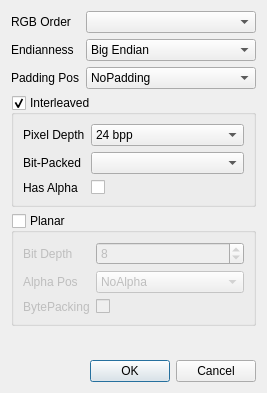
<?xml version="1.0" encoding="UTF-8"?>
<ui version="4.0">
 <class>CustomRGBFormatDialog</class>
 <widget class="QDialog" name="CustomRGBFormatDialog">
  <property name="geometry">
   <rect>
    <x>0</x>
    <y>0</y>
    <width>267</width>
    <height>393</height>
   </rect>
  </property>
  <property name="windowTitle">
   <string>Custom RGB Format</string>
  </property>
  <layout class="QVBoxLayout" name="verticalLayout">
   <item>
    <layout class="QFormLayout" name="formLayout">
     <item row="0" column="0">
      <widget class="QLabel" name="labelRGBOrder">
       <property name="toolTip">
        <string>&lt;html&gt;&lt;head/&gt;&lt;body&gt;&lt;p&gt;What is the byte order of the &lt;span style=&quot; font-weight:600;&quot;&gt;R&lt;/span&gt;ed, &lt;span style=&quot; font-weight:600;&quot;&gt;G&lt;/span&gt;reen and &lt;span style=&quot; font-weight:600;&quot;&gt;B&lt;/span&gt;lue components?&lt;/p&gt;&lt;/body&gt;&lt;/html&gt;</string>
       </property>
       <property name="text">
        <string>RGB Order</string>
       </property>
      </widget>
     </item>
     <item row="0" column="1">
      <widget class="QComboBox" name="rgbOrderComboBox">
       <property name="toolTip">
        <string>&lt;html&gt;&lt;head/&gt;&lt;body&gt;&lt;p&gt;What is the byte order of the &lt;span style=&quot; font-weight:600;&quot;&gt;R&lt;/span&gt;ed, &lt;span style=&quot; font-weight:600;&quot;&gt;G&lt;/span&gt;reen and &lt;span style=&quot; font-weight:600;&quot;&gt;B&lt;/span&gt;lue components?&lt;/p&gt;&lt;/body&gt;&lt;/html&gt;</string>
       </property>
      </widget>
     </item>
     <item row="1" column="0">
      <widget class="QLabel" name="labelEndianess">
       <property name="text">
        <string>Endianness</string>
       </property>
      </widget>
     </item>
     <item row="1" column="1">
      <widget class="QComboBox" name="comboBoxEndianness">
       <item>
        <property name="text">
         <string>Big Endian</string>
        </property>
       </item>
       <item>
        <property name="text">
         <string>Little Endian</string>
        </property>
       </item>
      </widget>
     </item>
     <item row="2" column="1">
      <widget class="QComboBox" name="comboBoxPaddingPos">
       <item>
        <property name="text">
         <string>NoPadding</string>
        </property>
       </item>
       <item>
        <property name="text">
         <string>PaddingOnMsb</string>
        </property>
       </item>
       <item>
        <property name="text">
         <string>PaddingOnLsb</string>
        </property>
       </item>
      </widget>
     </item>
     <item row="2" column="0">
      <widget class="QLabel" name="labelPaddingPos">
       <property name="text">
        <string>Padding Pos</string>
       </property>
      </widget>
     </item>
    </layout>
   </item>
   <item>
    <widget class="QGroupBox" name="groupBoxInterleaved">
     <property name="title">
      <string>Interleaved</string>
     </property>
     <property name="checkable">
      <bool>true</bool>
     </property>
     <property name="checked">
      <bool>true</bool>
     </property>
     <layout class="QVBoxLayout" name="verticalLayout_3">
      <item>
       <layout class="QFormLayout" name="formLayout_3">
        <item row="0" column="0">
         <widget class="QLabel" name="labelPixelDepth">
          <property name="toolTip">
           <string>&lt;html&gt;&lt;head/&gt;&lt;body&gt;&lt;p&gt;How many bits per color component are there? &lt;/p&gt;&lt;p&gt;If the bit depth is greater than 8, we will assume multiple bytes per component.&lt;/p&gt;&lt;/body&gt;&lt;/html&gt;</string>
          </property>
          <property name="text">
           <string>Pixel Depth</string>
          </property>
         </widget>
        </item>
        <item row="0" column="1">
         <widget class="QComboBox" name="comboBoxPixelDepth">
          <property name="currentIndex">
           <number>2</number>
          </property>
          <item>
           <property name="text">
            <string>8 bpp</string>
           </property>
          </item>
          <item>
           <property name="text">
            <string>16 bpp</string>
           </property>
          </item>
          <item>
           <property name="text">
            <string>24 bpp</string>
           </property>
          </item>
          <item>
           <property name="text">
            <string>32 bpp</string>
           </property>
          </item>
         </widget>
        </item>
        <item row="1" column="0">
         <widget class="QLabel" name="labelBitPacked">
          <property name="text">
           <string>Bit-Packed</string>
          </property>
         </widget>
        </item>
        <item row="1" column="1">
         <widget class="QComboBox" name="comboBoxBitPacked"/>
        </item>
        <item row="2" column="1">
         <widget class="QCheckBox" name="checkBoxHasAlpha">
          <property name="toolTip">
           <string>&lt;html&gt;&lt;head/&gt;&lt;body&gt;&lt;p&gt;Are bytes packed on a bit basis? E.g: Four 10-bit values can be saved using 5 bytes.&lt;/p&gt;&lt;/body&gt;&lt;/html&gt;</string>
          </property>
          <property name="whatsThis">
           <string>&lt;html&gt;&lt;head/&gt;&lt;body&gt;&lt;p&gt;Are bytes packed on a bit basis? E.g: Four 10-bit values can be saved using 5 bytes.&lt;/p&gt;&lt;/body&gt;&lt;/html&gt;</string>
          </property>
          <property name="text">
           <string/>
          </property>
         </widget>
        </item>
        <item row="2" column="0">
         <widget class="QLabel" name="labelHasAlpha">
          <property name="text">
           <string>Has Alpha</string>
          </property>
         </widget>
        </item>
       </layout>
      </item>
     </layout>
    </widget>
   </item>
   <item>
    <widget class="QGroupBox" name="groupBoxPlanar">
     <property name="title">
      <string>Planar</string>
     </property>
     <property name="checkable">
      <bool>true</bool>
     </property>
     <property name="checked">
      <bool>false</bool>
     </property>
     <layout class="QVBoxLayout" name="verticalLayout_2">
      <item>
       <layout class="QFormLayout" name="formLayout_2">
        <item row="0" column="0">
         <widget class="QLabel" name="labelBitDepth">
          <property name="toolTip">
           <string>&lt;html&gt;&lt;head/&gt;&lt;body&gt;&lt;p&gt;How many bits per color component are there? &lt;/p&gt;&lt;p&gt;If the bit depth is greater than 8, we will assume multiple bytes per component.&lt;/p&gt;&lt;/body&gt;&lt;/html&gt;</string>
          </property>
          <property name="text">
           <string>Bit Depth</string>
          </property>
         </widget>
        </item>
        <item row="0" column="1">
         <widget class="QSpinBox" name="bitDepthSpinBox">
          <property name="toolTip">
           <string>&lt;html&gt;&lt;head/&gt;&lt;body&gt;&lt;p&gt;How many bits per color component are there? If the bit depth is greater than 8, we will assume multiple bytes per component.&lt;/p&gt;&lt;/body&gt;&lt;/html&gt;</string>
          </property>
          <property name="minimum">
           <number>1</number>
          </property>
          <property name="value">
           <number>8</number>
          </property>
         </widget>
        </item>
        <item row="1" column="0">
         <widget class="QLabel" name="labelAlphaPos">
          <property name="text">
           <string>Alpha Pos</string>
          </property>
         </widget>
        </item>
        <item row="1" column="1">
         <widget class="QComboBox" name="comboBoxAlphaPos">
          <item>
           <property name="text">
            <string>NoAlpha</string>
           </property>
          </item>
          <item>
           <property name="text">
            <string>BeforeRgb (First)</string>
           </property>
          </item>
          <item>
           <property name="text">
            <string>AfterRgb (Last)</string>
           </property>
          </item>
         </widget>
        </item>
        <item row="2" column="0">
         <widget class="QLabel" name="labelBytePacking">
          <property name="text">
           <string>BytePacking</string>
          </property>
         </widget>
        </item>
        <item row="2" column="1">
         <widget class="QCheckBox" name="checkBoxBytePacking">
          <property name="toolTip">
           <string>&lt;html&gt;&lt;head/&gt;&lt;body&gt;&lt;p&gt;Are bytes packed on a bit basis? E.g: Four 10-bit values can be saved using 5 bytes.&lt;/p&gt;&lt;/body&gt;&lt;/html&gt;</string>
          </property>
          <property name="whatsThis">
           <string>&lt;html&gt;&lt;head/&gt;&lt;body&gt;&lt;p&gt;Are bytes packed on a bit basis? E.g: Four 10-bit values can be saved using 5 bytes.&lt;/p&gt;&lt;/body&gt;&lt;/html&gt;</string>
          </property>
          <property name="text">
           <string/>
          </property>
         </widget>
        </item>
       </layout>
      </item>
     </layout>
    </widget>
   </item>
   <item>
    <spacer name="verticalSpacer">
     <property name="orientation">
      <enum>Qt::Vertical</enum>
     </property>
     <property name="sizeHint" stdset="0">
      <size>
       <width>20</width>
       <height>40</height>
      </size>
     </property>
    </spacer>
   </item>
   <item>
    <widget class="QDialogButtonBox" name="buttonBox">
     <property name="orientation">
      <enum>Qt::Horizontal</enum>
     </property>
     <property name="standardButtons">
      <set>QDialogButtonBox::Cancel|QDialogButtonBox::Ok</set>
     </property>
    </widget>
   </item>
  </layout>
 </widget>
 <tabstops>
  <tabstop>rgbOrderComboBox</tabstop>
  <tabstop>groupBoxPlanar</tabstop>
 </tabstops>
 <resources/>
 <connections>
  <connection>
   <sender>buttonBox</sender>
   <signal>accepted()</signal>
   <receiver>CustomRGBFormatDialog</receiver>
   <slot>accept()</slot>
   <hints>
    <hint type="sourcelabel">
     <x>248</x>
     <y>254</y>
    </hint>
    <hint type="destinationlabel">
     <x>157</x>
     <y>274</y>
    </hint>
   </hints>
  </connection>
  <connection>
   <sender>buttonBox</sender>
   <signal>rejected()</signal>
   <receiver>CustomRGBFormatDialog</receiver>
   <slot>reject()</slot>
   <hints>
    <hint type="sourcelabel">
     <x>316</x>
     <y>260</y>
    </hint>
    <hint type="destinationlabel">
     <x>286</x>
     <y>274</y>
    </hint>
   </hints>
  </connection>
 </connections>
</ui>
